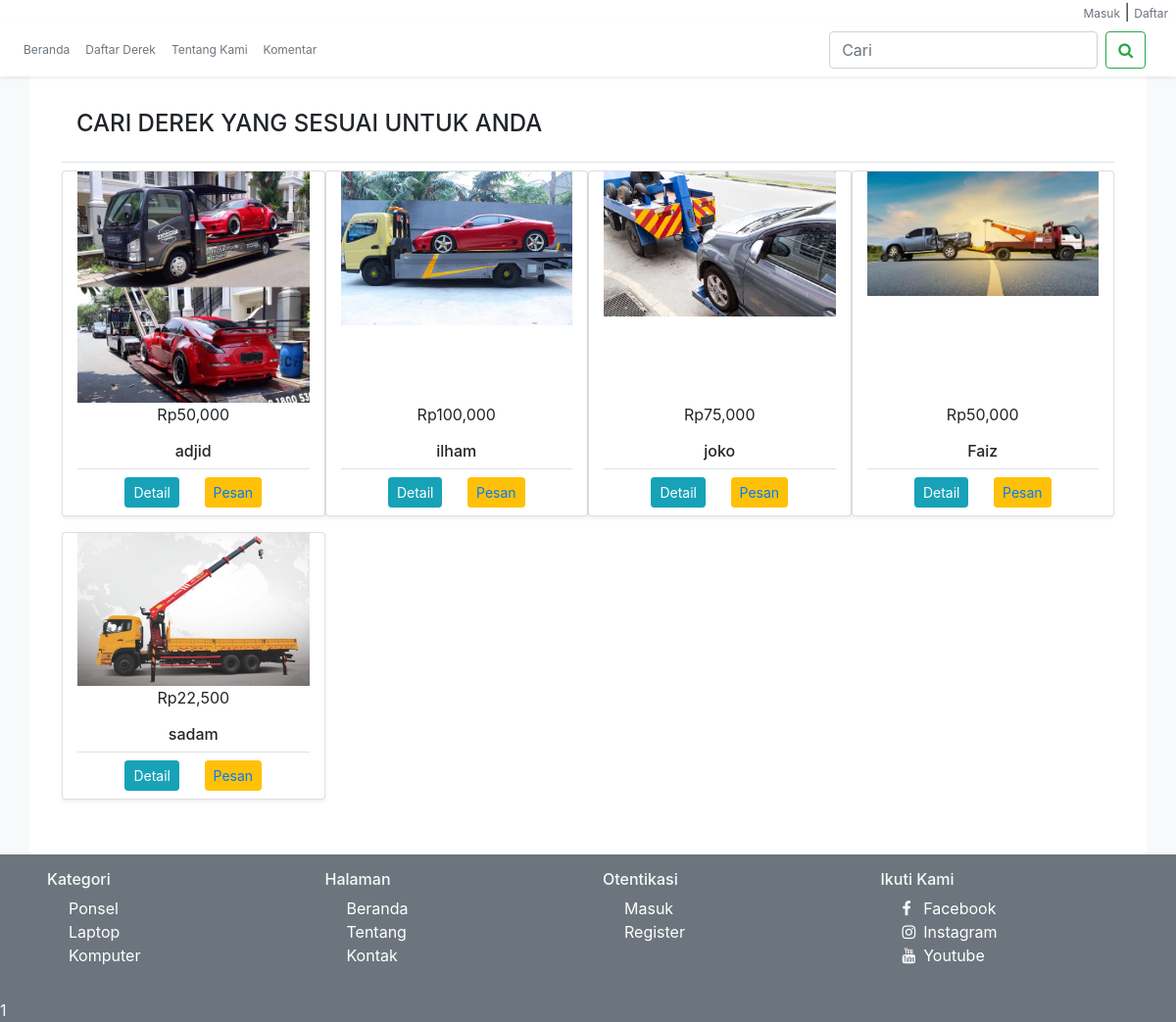
Screenshot of /user/produk.php with the database file from the repository.
### tables this page shows
CREATE TABLE `produk` (
  `id_produk` int(11) NOT NULL,
  `nama` varchar(191) NOT NULL,
  `derek` varchar(20) NOT NULL,
  `harga` int(20) NOT NULL,
  `gambar` varchar(191) NOT NULL,
  `kategori` varchar(50) NOT NULL,
  `deskripsi` text NOT NULL,
  `createat` datetime NOT NULL DEFAULT current_timestamp() ON UPDATE current_timestamp(),
  `updateat` datetime DEFAULT NULL,
  `nohp` varchar(50) NOT NULL,
  `daya` int(11) NOT NULL
);

### function/produk.php (called while the page is built, shortened)
<?php
require 'koneksi.php';
function produk()
{
    global $konek;
    $pd = mysqli_query($konek, "SELECT * FROM produk ORDER BY id_produk DESC  ");
    $produks = [];
    while ($produk = mysqli_fetch_object($pd)) {
        $produks[] = $produk;
    }
    $data = [
        'judul' => 'Catri produk sesukamu di Derek',
        'produk' => $produks,
    ];
    return $data;
}

### user/produk.php (the view, shortened to what this page needs)
<?php
require '../function/produk.php';
if (isset($_GET['kategori'])) {
    $produk =  kategoriProduk($_GET['kategori']);
} elseif (isset($_GET['cari'])) {
    $produk = cariProduk($_GET['cari']);
} else {
    $produk = produk()['produk'];
}
require 'template/header.php';
?>
<div class="row mt-5">
    <div class="col py-3">
        <h4 class="text-uppercase">Cari Derek Yang Sesuai untuk anda</h4>
    </div>
</div>
<div class="row border-top">
    <?php foreach ($produk as $value) : ?>
        <div class="col-sm-3 my-2 card shadow-sm bg-white">
            <div class="card-img" style=" height:50%;">
                <img src="<?= url ?>assets/images/produk/<?= $value->gambar ?>" class="img-fluid " style="width: 100%;" alt="...">
            </div>
            <div class="py-0 card-body d-flex align-items-center flex-column-reverse text-center border-bottom">
                <h6 class=""><?= $value->nama ?></h6>
                <p>Rp<?= number_format($value->harga, 0) ?></p>
            </div>
            <div class="d-flex justify-content-around p-2 w-75 m-auto">
                <a href="<?= url ?>user/detail.php/?id=<?= $value->id_produk ?>" class="btn btn-sm btn-info mr-1 ">Detail</a>
                <form method="POST" action="">
                    <button  class="btn btn-sm btn-warning" ><a href="whatsapp/whatsapp.php?id=<?=$value->nohp ?>"> Pesan </a></button>
                </form>
            </div>
        </div>
    <?php endforeach; ?>
</div>
<?= require 'template/footer.php'; ?>

### assets/css/custom.css (style rules this page uses)
* { margin: 0; padding: 0; }

### rows the page displays
produk: gambar (picture), nama "adjid", harga "50,000"
produk: gambar (picture), nama "ilham", harga "100,000"
produk: gambar (picture), nama "joko", harga "75,000"
produk: gambar (picture), nama "Faiz", harga "50,000"
produk: gambar (picture), nama "sadam", harga "22,500"
